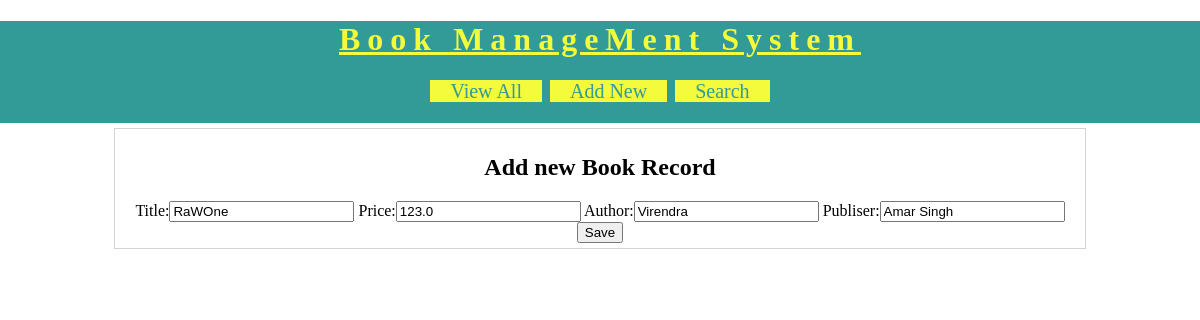
The app's page /BRM/edit-book?bookid=9 (signed in) with its own data.
### BRM/models.py (models this page shows, shortened)
class Book(models.Model):
    title=models.CharField(max_length=100)
    price=models.FloatField()
    author=models.CharField(max_length=110)
    publisher=models.CharField(max_length=220,help_text="Please enter publisher detalis")
    class Meta:
        ordering=['title']
    objects=models.Manager

### BRM/views.py (the view)
# urls.py: path('edit-book',views.editBook),
@login_required(login_url='/BRM/login')
def editBook(request):
    username=request.session['username']
    book=Book.objects.get(id=request.GET['bookid'])
    fields={'title':book.title,'price':book.price,"author":book.author,'publisher':book.publisher}
    form=NewBookForm(initial=fields)
    res=render(request,'BRM/edit_book.html',{'form':form,'book':book,'username':username})
    return res

### BRM/forms.py
class NewBookForm(forms.Form):
    title=forms.CharField(label="Title",max_length=100)
    price=forms.FloatField(label="Price")
    author=forms.CharField(label="Author",max_length=200)
    publisher=forms.CharField(label='Publiser',max_length=200)

### template/BRM/edit_book.html (shortened to what this page needs)
<!DOCTYPE html>
<html lang="en">
{% load static %}
<head>
    <link rel="stylesheet" type="text/css" href="{% static 'css/BRMStyle.css' %}">
</head>
<body>
<div id="header">
<h1>Book ManageMent System</h1>
<div id="nav">
<a href="BRM/view-books">View All</a>
<a href="BRM/new-book">Add New</a>
<a href="BRM/search-book">Search</a>
</div>
</div >
   <div id="main">
    <h2> Add new Book Record </h2>
    <form method='POST' action='/BRM/edit'>
       {{form}}
       <input type="submit" value="Save">
   </form>
   </div>
</body>
</html>

### static/css/BRMStyle.css (style rules this page uses)
body { background-color:white; margin:0px 0px 0px 0px; font-family:"calibri"; }
#header { background-color:#329A97; padding-bottom:20px; text-align:center; }
#header h1 { text-align:center; color:#F4FA3C; letter-spacing:7px; text-decoration:underline; }
#nav { width:60%; margin:auto; }
#nav a { background-color:#F4FA3C; width:150px; border:solid 2px #329A97; font-size:20px; text-decoration:none; color:#329A97; padding-left:20px; padding-right:20px; }
#main { margin: auto; border:solid 1px lightgray; width:80%; padding:5px; margin-top:5px; }
#main form, #main h2 { text-align:center; }
#nav { width:60%; margin: auto; }

### records on screen
Book: title "RaWOne", price "123.0", author "Virendra", publisher "Amar Singh"
